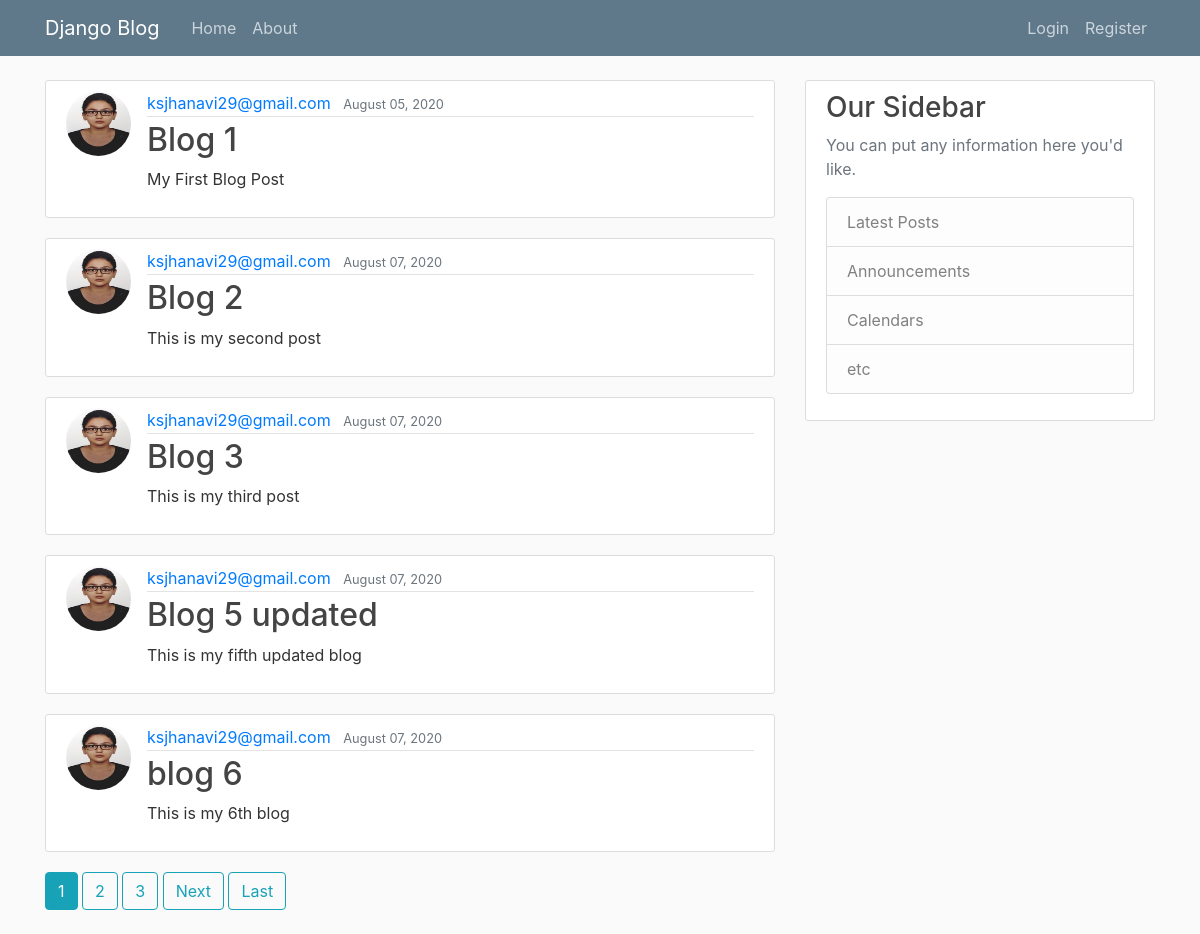
The page / on the database its author committed.
### blog/models.py (models this page shows, shortened)
class Post(models.Model):
    title = models.CharField(max_length=100)
    content = models.TextField()
    date_posted = models.DateTimeField(default=timezone.now)
    author = models.ForeignKey(User, on_delete=models.CASCADE)

### users/models.py (models this page shows, shortened)
class Profile(models.Model):
    user = models.OneToOneField(User, on_delete=models.CASCADE)
    image = models.ImageField(default='default.jpg', upload_to='profile_pics')

### blog/views.py (the view)
# urls.py: path('',PostListView.as_view(),name='blog-home'),
class PostListView(ListView):
	model=Post
	template_name='blog/home.html'  #<app>/<model>_<viewtype>.html
	context_object_name='posts'
	paginate_by = 5

### blog/templates/blog/home.html (shortened to what this page needs)
{% extends "blog/base.html" %}
{% block content %}
    {% for post in posts %}
        <article class="media content-section">
          <img class="rounded-circle article-img" src="{{ post.author.profile.image.url }}">
          <div class="media-body">
            <div class="article-metadata">
              <a class="mr-2" href="{% url 'user-posts' post.author.username %}">{{ post.author }}</a>
              <small class="text-muted">{{ post.date_posted|date:"F d, Y" }}</small>
            </div>
            <h2><a class="article-title" href="{% url 'post-detail' post.id %}">{{ post.title }}</a></h2>
            <p class="article-content">{{ post.content }}</p>
          </div>
        </article>
    {% endfor %}
    {% if is_paginated %}
      {% for num in page_obj.paginator.page_range %}
        {% if page_obj.number == num %}
          <a class="btn btn-info mb-4" href="?page={{num}}">{{num}}</a>
        {% elif num > page_obj.number|add:'-3' and num < page_obj.number|add:'3' %}
          <a class="btn btn-outline-info mb-4" href="?page={{num}}">{{num}}</a>
        {% endif %}
      {% endfor %}
      {% if page_obj.has_next %}
        <a class="btn btn-outline-info mb-4" href="/?page={{page_obj.next_page_number}}">Next</a>
        <a class="btn btn-outline-info mb-4" href="/?page={{page_obj.paginator.num_pages}}">Last</a>
      {% endif %}
    {% endif %}
{% endblock content %}

### blog/templates/blog/base.html (shortened to what this page needs)
{% load static %}
<!DOCTYPE html>
<html>
<head>
    <link rel="stylesheet" href="https://maxcdn.bootstrapcdn.com/bootstrap/4.0.0/css/bootstrap.min.css">
    <link rel="stylesheet" type="text/css" href="{% static 'blog/main.css' %}">
</head>
<body>
		<header class="site-header">
	  <nav class="navbar navbar-expand-md navbar-dark bg-steel fixed-top">
	    <div class="container">
	      <a class="navbar-brand mr-4" href="{% url 'blog-home' %}">Django Blog</a>
	      <div class="collapse navbar-collapse" id="navbarToggle">
	        <div class="navbar-nav mr-auto">
	          <a class="nav-item nav-link" href="{% url 'blog-home' %}">Home</a>
	          <a class="nav-item nav-link" href="{% url 'blog-about' %}">About</a>
	        </div>
	        <div class="navbar-nav">
            {% if user.is_authenticated %}
            <a class="nav-item nav-link" href="{% url 'post-create' %}">New Post</a>
            <a class="nav-item nav-link" href="{% url 'profile' %}">Profile</a>
            <a class="nav-item nav-link" href="{% url 'logout' %}">Logout</a>
            {% else %}
	          <a class="nav-item nav-link" href="{% url 'login' %}">Login</a>
	          <a class="nav-item nav-link" href="{% url 'register'%}">Register</a>
            {% endif %}
	        </div>
	      </div>
	    </div>
	  </nav>
	</header>
<main role="main" class="container">
  <div class="row">
    <div class="col-md-8">
      {% block content %}{% endblock %}
    </div>
    <div class="col-md-4">
      <div class="content-section">
        <h3>Our Sidebar</h3>
        <p class='text-muted'>You can put any information here you'd like.
          <ul class="list-group">
            <li class="list-group-item list-group-item-light">Latest Posts</li>
            <li class="list-group-item list-group-item-light">Announcements</li>
            <li class="list-group-item list-group-item-light">Calendars</li>
            <li class="list-group-item list-group-item-light">etc</li>
          </ul>
        </p>
      </div>
    </div>
  </div>
</main>
</body>
</html>

### blog/static/blog/main.css (style rules this page uses)
body { background: #fafafa; color: #333333; margin-top: 5rem; }
h1, h2, h3, h4, h5, h6 { color: #444444; }
ul { margin: 0; }
.bg-steel { background-color: #5f788a; }
.site-header .navbar-nav .nav-link { color: #cbd5db; }
.content-section { background: #ffffff; padding: 10px 20px; border: 1px solid #dddddd; border-radius: 3px; margin-bottom: 20px; }
.article-title { color: #444444; }
.article-content { white-space: pre-line; }
.article-img { height: 65px; width: 65px; margin-right: 16px; }
.article-metadata { padding-bottom: 1px; margin-bottom: 4px; border-bottom: 1px solid #e3e3e3 }

### rows shown on the page
Post: author.profile.image (picture), author "ksjhanavi29@gmail.com", date_posted "August 05, 2020", title "Blog 1", content "My First Blog Post"
Post: author.profile.image (picture), author "ksjhanavi29@gmail.com", date_posted "August 07, 2020", title "Blog 2", content "This is my second post"
Post: author.profile.image (picture), author "ksjhanavi29@gmail.com", date_posted "August 07, 2020", title "Blog 3", content "This is my third post"
Post: author.profile.image (picture), author "ksjhanavi29@gmail.com", date_posted "August 07, 2020", title "Blog 5 updated", content "This is my fifth updated blog"
Post: author.profile.image (picture), author "ksjhanavi29@gmail.com", date_posted "August 07, 2020", title "blog 6", content "This is my 6th blog"

### other values the page prints
{{ num }} "1"
{{ num }} "2" "3"
